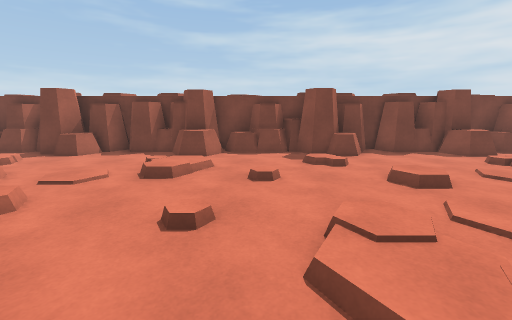
View 1 (above)

13 first-person views from a walk through a scene from a Unity 3-D project. The camera is 1.4 m above the floor, tilts 10° down and sees 90° across. The floor is counted in squares, 1 m on a side. Each view is taken from the middle of a square. On the plan, view 1 faces up. The plan holds only what a view shows up to about 13 squares ahead; the rest is blank. The place goes on beyond the plan.

View 2
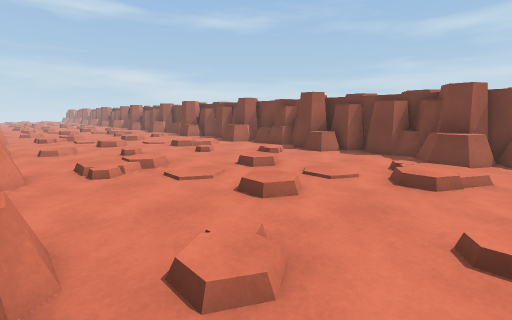

View 3
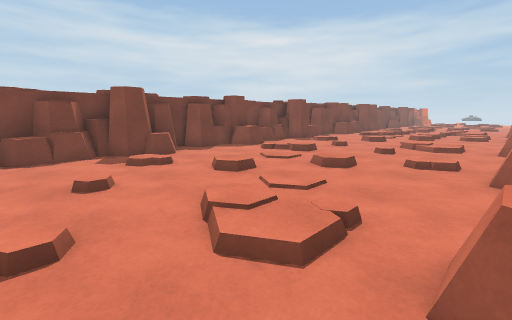

View 4
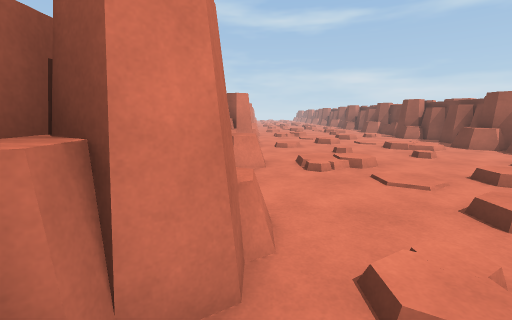

View 5
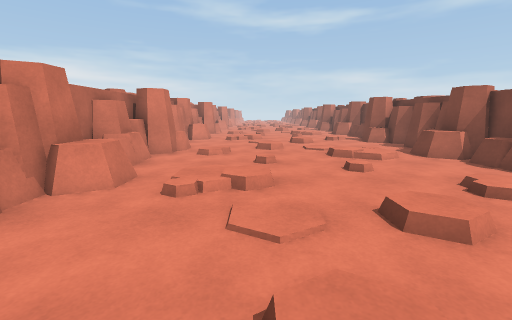

View 6
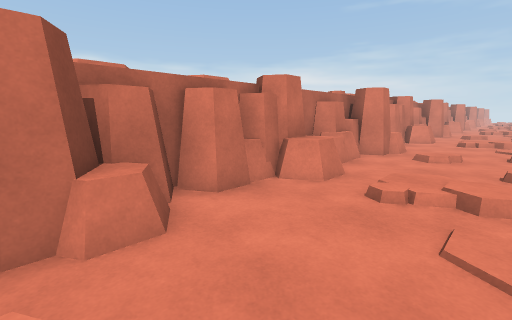

View 7
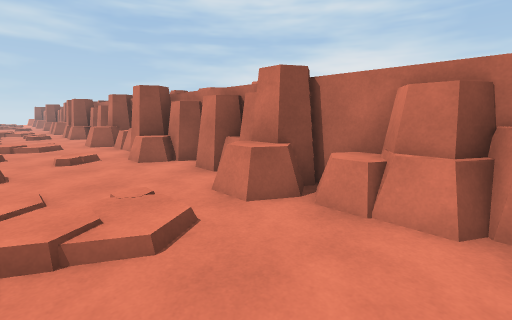

View 8
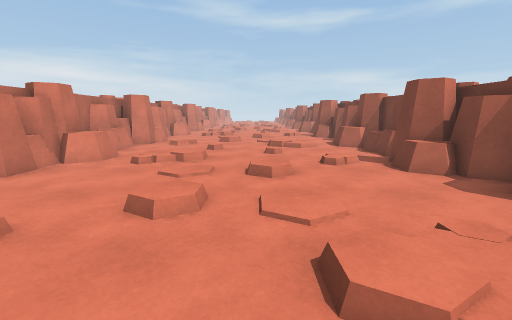

View 9
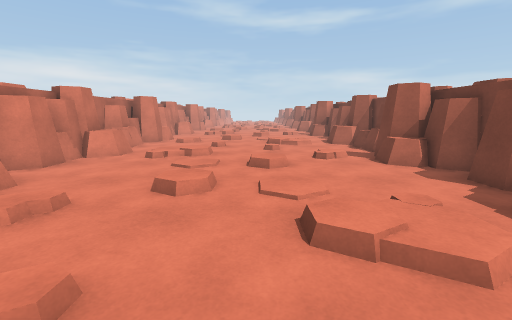

View 10
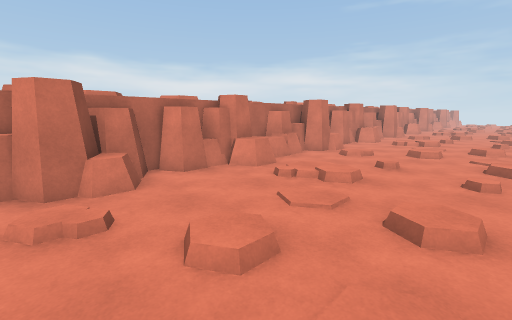

View 11
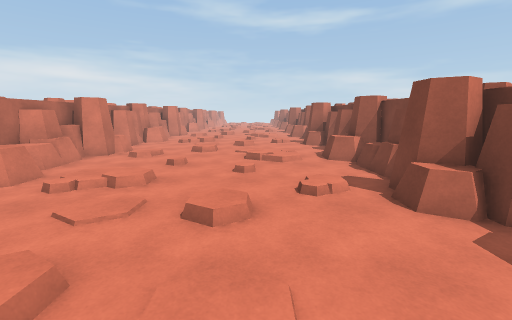

View 12
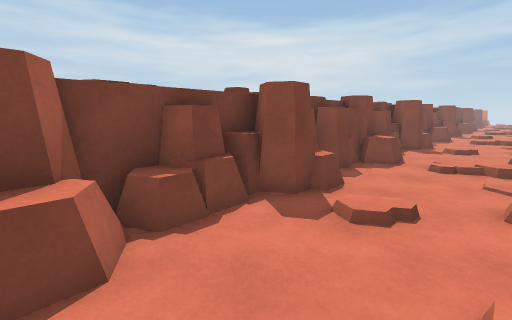

View 13
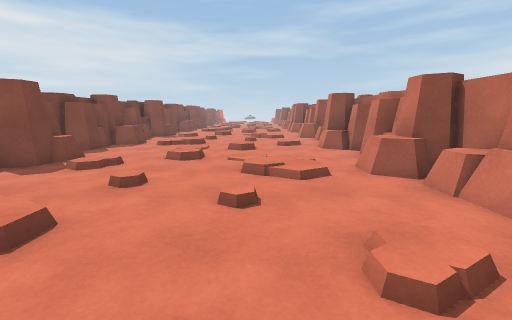

### Floor plan
Key: @ floor where view 1 was taken; # wall or solid block; x gap in a wall; . main floor; : floor 0.25 m higher than the main floor; / step, stairs or slope; = window, fence, low wall or low ledge; ^ raised ledge.
Columns run from 23 left of view 1 to 8 right of it. Each row starts with its distance up from view 1.
 11  ##   #### ####################
 10 ###^####.####^########^#########
  9 .^....#^...^....#^..=^...x^...=^
  8 ...../........./.........:......
  7 .::..//....::..//...///.......//
  6 .:.//../...:.//../../:......../:
  5 ......./........./..............
  4 ........./.........:.........:..
  3 ....//.../....//......:.:.......
  2 ..../:....//../:........::......
  1 ..........//........:.........:.
  0 #...=^...^#...=^...^x..@^^...^x.
 -1 ###^####.####^#########^#######
 -2 ##############  #############

Where each view was taken, in squares from view 1:
view 1: 0 up, 0 right, facing up
view 2: 0 up, 1 left, facing up-left
view 3: 0 up, 1 left, facing up-right
view 4: 0 up, 1 left, facing left
view 5: 3 up, 3 left, facing left
view 6: 3 up, 3 left, facing down-left
view 7: 3 up, 2 left, facing down-right
view 8: 5 up, 10 left, facing left
view 9: 5 up, 9 left, facing left
view 10: 6 up, 12 left, facing down-left
view 11: 6 up, 12 left, facing left
view 12: 6 up, 12 left, facing up-right
view 13: 3 up, 5 left, facing right
